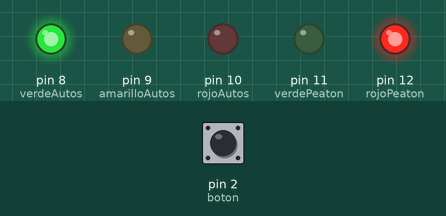
Recording of a sketch running on a simulated Arduino Uno, built with avr-gcc and run on an emulated ATmega328P. Parts: output pins drawn as LEDs (lit = HIGH). The test bench sets the inputs (shaded band); at power-on: pin 2 (boton) HIGH.

Above: at 1.2 s.
1.3 s: pin 2 (boton) pulled LOW for 0.15 s
At 6.8 s:
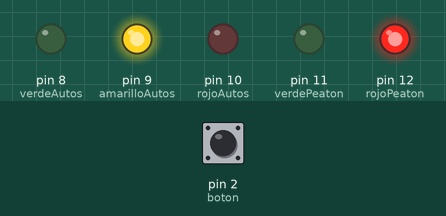
At 8.4 s:
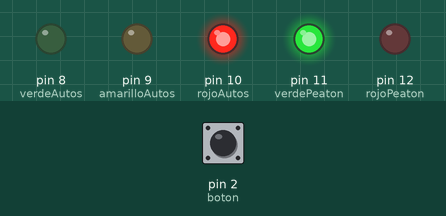
Timing chart, 0 to 29.4 s (numbered marks = the images above; inputs shaded):
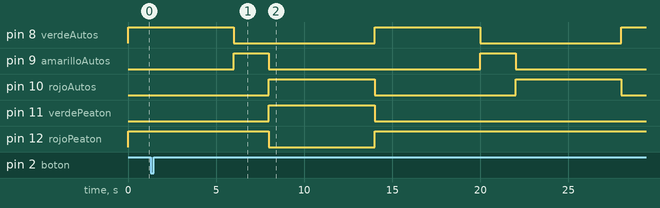

Measured:
- after the input at 1.3 s, pin 11 (verdePeaton): LOW → HIGH after 6.7 s, → LOW 6.0 s later; pin 12 (rojoPeaton): HIGH → LOW after 6.7 s, → HIGH 6.0 s later
- by itself, pin 8 (verdeAutos), pin 10 (rojoAutos): alternates HIGH for 6.0 s and LOW for 8.0 s
- by itself, pin 9 (amarilloAutos): alternates HIGH for 2.0 s and LOW for 12.0 s

The sketch:

Semaforo_Peatonal.ino
```cpp
const int rojoPeaton = 12;
const int verdePeaton = 11;
const int rojoAutos = 10;
const int amarilloAutos = 9;
const int verdeAutos = 8;
const int boton = 2;

// 0 = verde, 1 = amarillo, 2 = rojo.
int estado = 0;
bool solicitudPeaton = false;
unsigned long inicioEstado = 0;

// Evitar lecturas repetidas por los rebotes del boton.
int lecturaAnterior = HIGH;
int estadoBoton = HIGH;
unsigned long ultimoCambioBoton = 0;
const unsigned long antirrebote = 40;

void setup() {
  pinMode(rojoPeaton, OUTPUT);
  pinMode(verdePeaton, OUTPUT);
  pinMode(rojoAutos, OUTPUT);
  pinMode(amarilloAutos, OUTPUT);
  pinMode(verdeAutos, OUTPUT);
  pinMode(boton, INPUT_PULLUP);

  digitalWrite(verdePeaton, LOW);
  digitalWrite(rojoPeaton, HIGH);
  digitalWrite(rojoAutos, LOW);
  digitalWrite(amarilloAutos, LOW);
  digitalWrite(verdeAutos, HIGH);

  inicioEstado = millis();
}

void loop() {
  unsigned long ahora = millis();
  int lectura = digitalRead(boton);

  // Leer el boton continuamente.
  if (lectura != lecturaAnterior) {
    ultimoCambioBoton = ahora;
  }

  if (ahora - ultimoCambioBoton >= antirrebote) {
    if (lectura != estadoBoton) {
      estadoBoton = lectura;

      // Guardar la solicitud durante verde o amarillo.
      if (estadoBoton == LOW && (estado == 0 || estado == 1)) {
        solicitudPeaton = true;
      }
    }
  }

  lecturaAnterior = lectura;

  // VERDE: dura 6 segundos.
  if (estado == 0 && ahora - inicioEstado >= 6000UL) {
    digitalWrite(verdeAutos, LOW);
    digitalWrite(amarilloAutos, HIGH);

    estado = 1;
    inicioEstado = ahora;
  }

  // AMARILLO: dura 2 segundos; despues comienza el rojo.
  else if (estado == 1 && ahora - inicioEstado >= 2000UL) {
    digitalWrite(amarilloAutos, LOW);
    digitalWrite(rojoAutos, HIGH);

    // Dar paso al peaton solamente si presiono el boton.
    if (solicitudPeaton) {
      digitalWrite(rojoPeaton, LOW);
      digitalWrite(verdePeaton, HIGH);
    }

    solicitudPeaton = false;
    estado = 2;
    inicioEstado = ahora;
  }

  // ROJO: dura 6 segundos, haya o no cruce peatonal.
  else if (estado == 2 && ahora - inicioEstado >= 6000UL) {
    digitalWrite(verdePeaton, LOW);
    digitalWrite(rojoPeaton, HIGH);

    digitalWrite(rojoAutos, LOW);
    digitalWrite(verdeAutos, HIGH);

    estado = 0;
    inicioEstado = ahora;
  }
}
```
